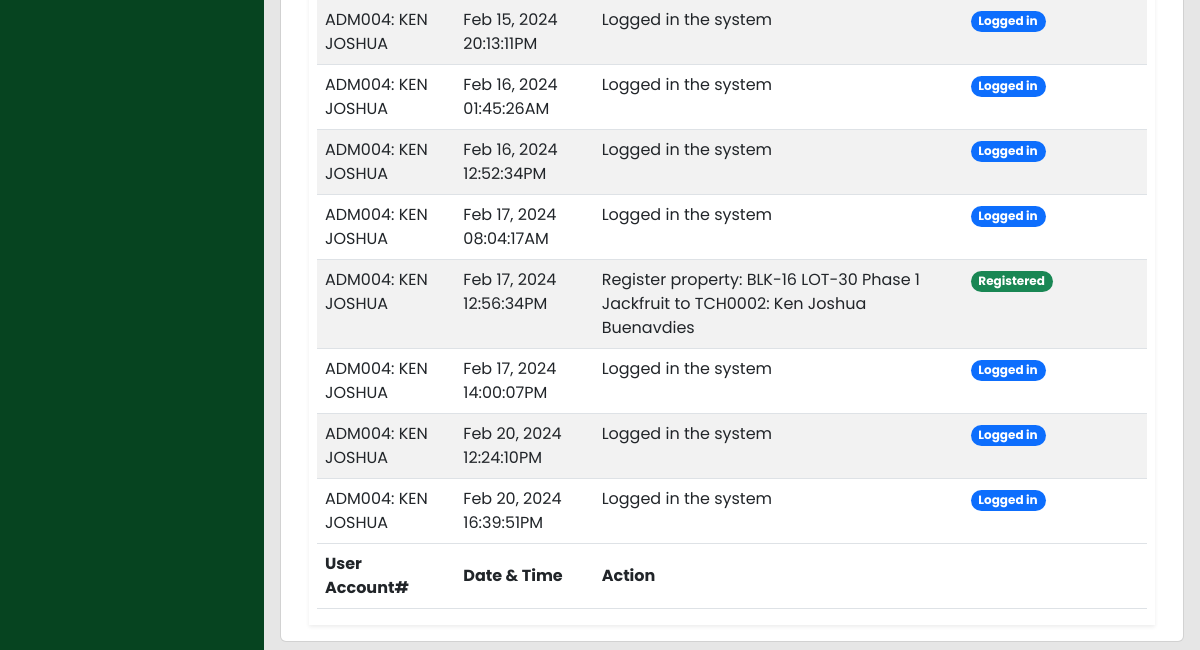
/admin-panel/activity-log.php (signed in, lower part), run on an earlier commit of the app's database.
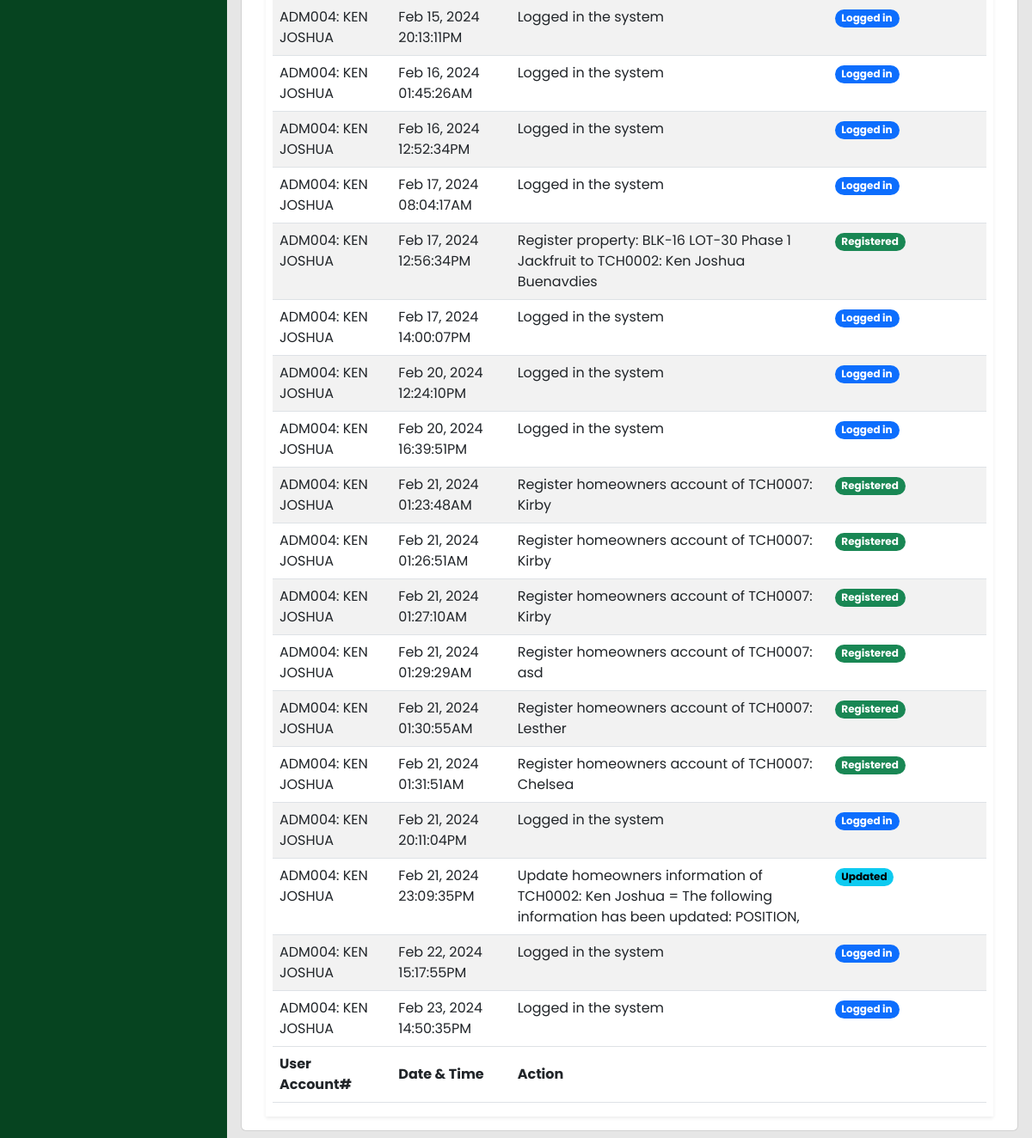
And on a later commit of the database.
### tables this page shows
CREATE TABLE `activity_log` (
  `id` int(200) NOT NULL,
  `account_number` varchar(200) NOT NULL,
  `firstname` varchar(100) NOT NULL,
  `action` varchar(250) NOT NULL,
  `date` datetime NOT NULL
);

### admin-panel/activity-log.php (the view, shortened to what this page needs)
<?php
require_once("../includes/header.php");
?>
<?php
$server = new Server;
$server->adminAuthentication();
?>
<body>
  <div class="wrapper">
    <?php
    require_once("../includes/sidebar.php");
    ?>
    <div class="main">
      <main class="content px-3 py-2">
        <div class="card card-border">
          <div class="card-body">
            <div class="container-fluid">
              <section class="main-content">
                <div class="row">
                  <div class="col-xs-12">
                    <div class="box">
                      <div class="body-box shadow-sm">
                        <div class="table-responsive mx-2">
                          <table id="activityLogTable" class="table table-striped" style="width:100%">
                            <tbody>
                              <?php
                              $query = "SELECT * FROM activity_log ";
                              $connection = $server->openConn();
                              $stmt = $connection->prepare($query);
                              $stmt->execute();
                              while ($result = $stmt->fetch()) {
                                $account_number = $result['account_number'];
                                $firstname = $result['firstname'];
                                $action = $result['action'];
                                $date = $result['date'];
                              ?>
                                <tr>
                                  <td><?php echo $account_number . ": " . $firstname; ?></td>
                                  <td><?php echo date("M j, Y  H:i:sA", strtotime($date)); ?></td>
                                  <td><?php echo $action; ?></td>
                                  <td>
                                    <?php
                                    if (str_contains($action, "Logged in")) {
                                    ?>
                                      <span class="badge rounded-pill text-bg-primary">Logged in</span>
                                    <?php
                                    } elseif (str_contains($action, "Logged out")) {
                                    ?>
                                      <span class="badge rounded-pill text-bg-warning">Logged out</span>
                                    <?php
                                    } elseif (str_contains($action, "Delete")) {
                                    ?>
                                      <span class="badge rounded-pill text-bg-danger">Deleted</span>
                                    <?php
                                    } elseif (str_contains($action, "Register")) {
                                    ?>
                                      <span class="badge rounded-pill text-bg-success">Registered</span>
                                    <?php
                                    } elseif (str_contains($action, "Update")) {
                                    ?>
                                      <span class="badge rounded-pill text-bg-info">Updated</span>
                                    <?php
                                    } elseif (str_contains($action, "Transfer")) {
                                    ?>
                                      <span class="badge rounded-pill text-bg-info">Transfer</span>
                                    <?php
                                    }
                                    ?>
                                  </td>
                                </tr>
                              <?php
                              }
                              ?>
                            </tbody>
                            <tfoot>
                              <tr>
                                <th width="15%">User Account#</th>
                                <th width="15%">Date & Time</th>
                                <th width="40%">Action</th>
                                <th width="20%"></th>
                              </tr>
                            </tfoot>
                          </table>
                        </div>
                      </div>
                    </div>
                  </div>
                </div>
              </section>
            </div>
          </div>
        </div>
      </main>
    </div>
  </div>
  <?php
  include("../includes/footer.php");
  ?>

What changed in the data, as far as the page shows it:
added activity_log: account_number "ADM004", firstname "KEN JOSHUA", date "Feb 21, 2024 01:23:48AM", action "Register homeowners account of TCH0007: Kirby", shows "Registered"
added activity_log: account_number "ADM004", firstname "KEN JOSHUA", date "Feb 21, 2024 01:26:51AM", action "Register homeowners account of TCH0007: Kirby", shows "Registered"
added activity_log: account_number "ADM004", firstname "KEN JOSHUA", date "Feb 21, 2024 01:27:10AM", action "Register homeowners account of TCH0007: Kirby", shows "Registered"
added activity_log: account_number "ADM004", firstname "KEN JOSHUA", date "Feb 21, 2024 01:29:29AM", action "Register homeowners account of TCH0007: asd", shows "Registered"
added activity_log: account_number "ADM004", firstname "KEN JOSHUA", date "Feb 21, 2024 01:30:55AM", action "Register homeowners account of TCH0007: Lesther", shows "Registered"
added activity_log: account_number "ADM004", firstname "KEN JOSHUA", date "Feb 21, 2024 01:31:51AM", action "Register homeowners account of TCH0007: Chelsea", shows "Registered"
added activity_log: account_number "ADM004", firstname "KEN JOSHUA", date "Feb 21, 2024 20:11:04PM", action "Logged in the system"
added activity_log: account_number "ADM004", firstname "KEN JOSHUA", date "Feb 21, 2024 23:09:35PM", action "Update homeowners information of TCH0002: Ken Joshua = The following information has been updated: POSITION,", shows "Updated"
added activity_log: account_number "ADM004", firstname "KEN JOSHUA", date "Feb 22, 2024 15:17:55PM", action "Logged in the system"
added activity_log: account_number "ADM004", firstname "KEN JOSHUA", date "Feb 23, 2024 14:50:35PM", action "Logged in the system"
